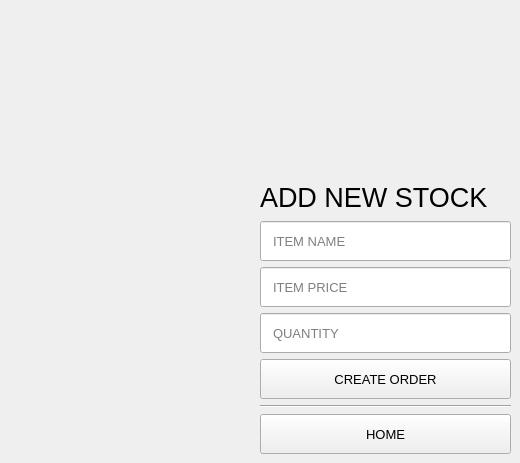
    <widget class="QWidget" name="page_7">
     <widget class="QWidget" name="verticalLayoutWidget_7">
      <property name="geometry">
       <rect>
        <x>260</x>
        <y>180</y>
        <width>251</width>
        <height>274</height>
       </rect>
      </property>
      <layout class="QVBoxLayout" name="verticalLayout_21">
       <item>
        <widget class="QLabel" name="label_29">
         <property name="font">
          <font>
           <pointsize>20</pointsize>
          </font>
         </property>
         <property name="text">
          <string>ADD NEW STOCK</string>
         </property>
        </widget>
       </item>
       <item>
        <widget class="QLineEdit" name="lineEdit_7">
         <property name="minimumSize">
          <size>
           <width>0</width>
           <height>40</height>
          </size>
         </property>
         <property name="font">
          <font>
           <pointsize>10</pointsize>
          </font>
         </property>
         <property name="styleSheet">
          <string notr="true">padding: 0px 10px</string>
         </property>
         <property name="inputMask">
          <string/>
         </property>
         <property name="text">
          <string/>
         </property>
         <property name="placeholderText">
          <string>ITEM NAME</string>
         </property>
        </widget>
       </item>
       <item>
        <widget class="QLineEdit" name="lineEdit_8">
         <property name="minimumSize">
          <size>
           <width>0</width>
           <height>40</height>
          </size>
         </property>
         <property name="font">
          <font>
           <pointsize>10</pointsize>
          </font>
         </property>
         <property name="autoFillBackground">
          <bool>false</bool>
         </property>
         <property name="styleSheet">
          <string notr="true">padding: 0px 10px</string>
         </property>
         <property name="inputMethodHints">
          <set>Qt::ImhHiddenText|Qt::ImhNoAutoUppercase|Qt::ImhNoPredictiveText|Qt::ImhSensitiveData</set>
         </property>
         <property name="inputMask">
          <string/>
         </property>
         <property name="echoMode">
          <enum>QLineEdit::Password</enum>
         </property>
         <property name="placeholderText">
          <string>ITEM PRICE</string>
         </property>
         <property name="clearButtonEnabled">
          <bool>false</bool>
         </property>
        </widget>
       </item>
       <item>
        <widget class="QLineEdit" name="lineEdit_9">
         <property name="minimumSize">
          <size>
           <width>0</width>
           <height>40</height>
          </size>
         </property>
         <property name="font">
          <font>
           <pointsize>10</pointsize>
          </font>
         </property>
         <property name="styleSheet">
          <string notr="true">padding: 0px 10px</string>
         </property>
         <property name="inputMask">
          <string/>
         </property>
         <property name="text">
          <string/>
         </property>
         <property name="placeholderText">
          <string>QUANTITY</string>
         </property>
        </widget>
       </item>
       <item>
        <widget class="QPushButton" name="pushButton_23">
         <property name="minimumSize">
          <size>
           <width>0</width>
           <height>40</height>
          </size>
         </property>
         <property name="font">
          <font>
           <pointsize>10</pointsize>
          </font>
         </property>
         <property name="text">
          <string>CREATE ORDER</string>
         </property>
        </widget>
       </item>
       <item>
        <widget class="Line" name="line">
         <property name="orientation">
          <enum>Qt::Horizontal</enum>
         </property>
        </widget>
       </item>
       <item>
        <widget class="QPushButton" name="pushButton_28">
         <property name="minimumSize">
          <size>
           <width>0</width>
           <height>40</height>
          </size>
         </property>
         <property name="font">
          <font>
           <pointsize>10</pointsize>
          </font>
         </property>
         <property name="text">
          <string>HOME</string>
         </property>
        </widget>
       </item>
      </layout>
     </widget>
    </widget>
